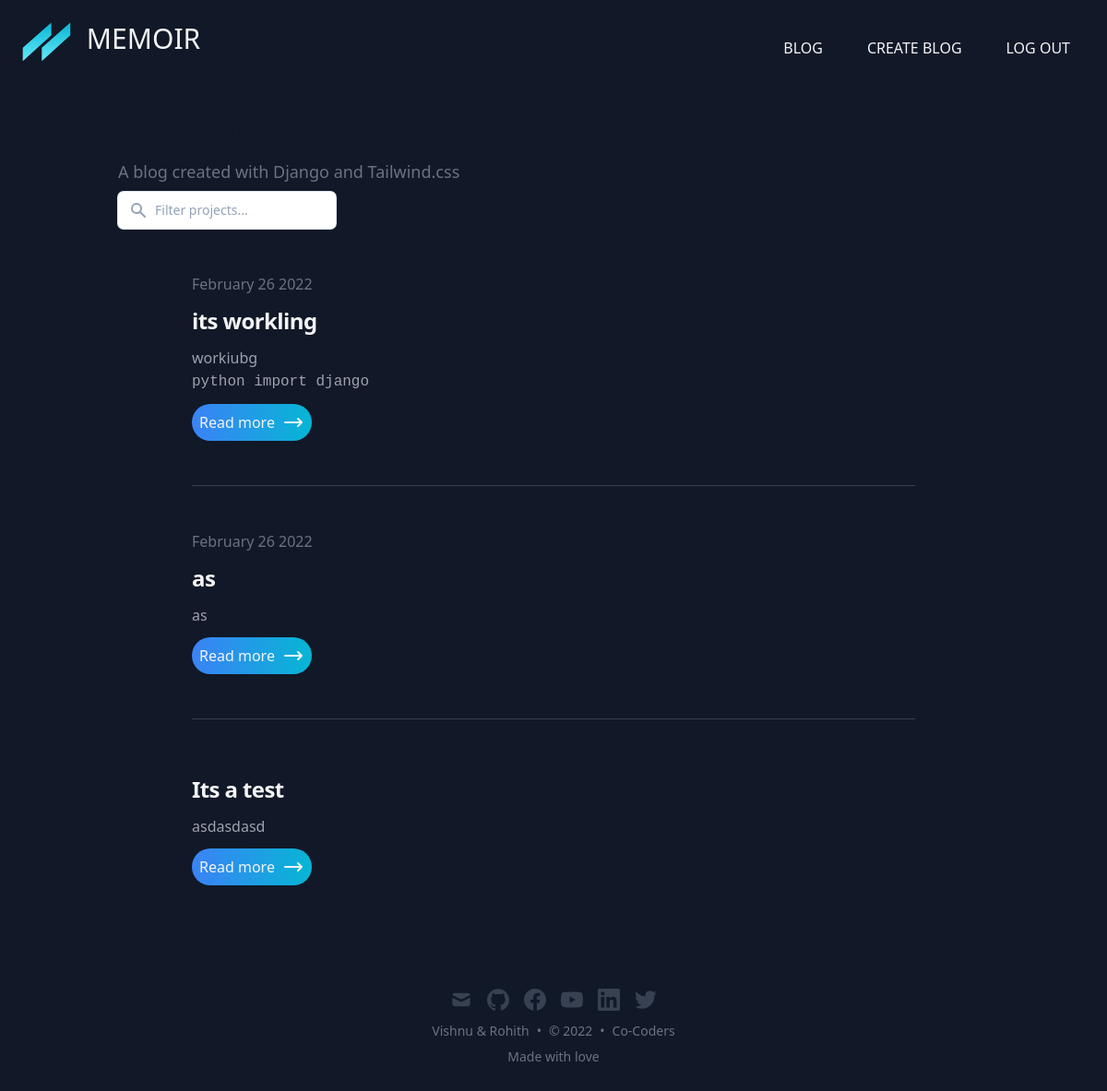
The page /search/ (signed in) on the database as committed earlier.
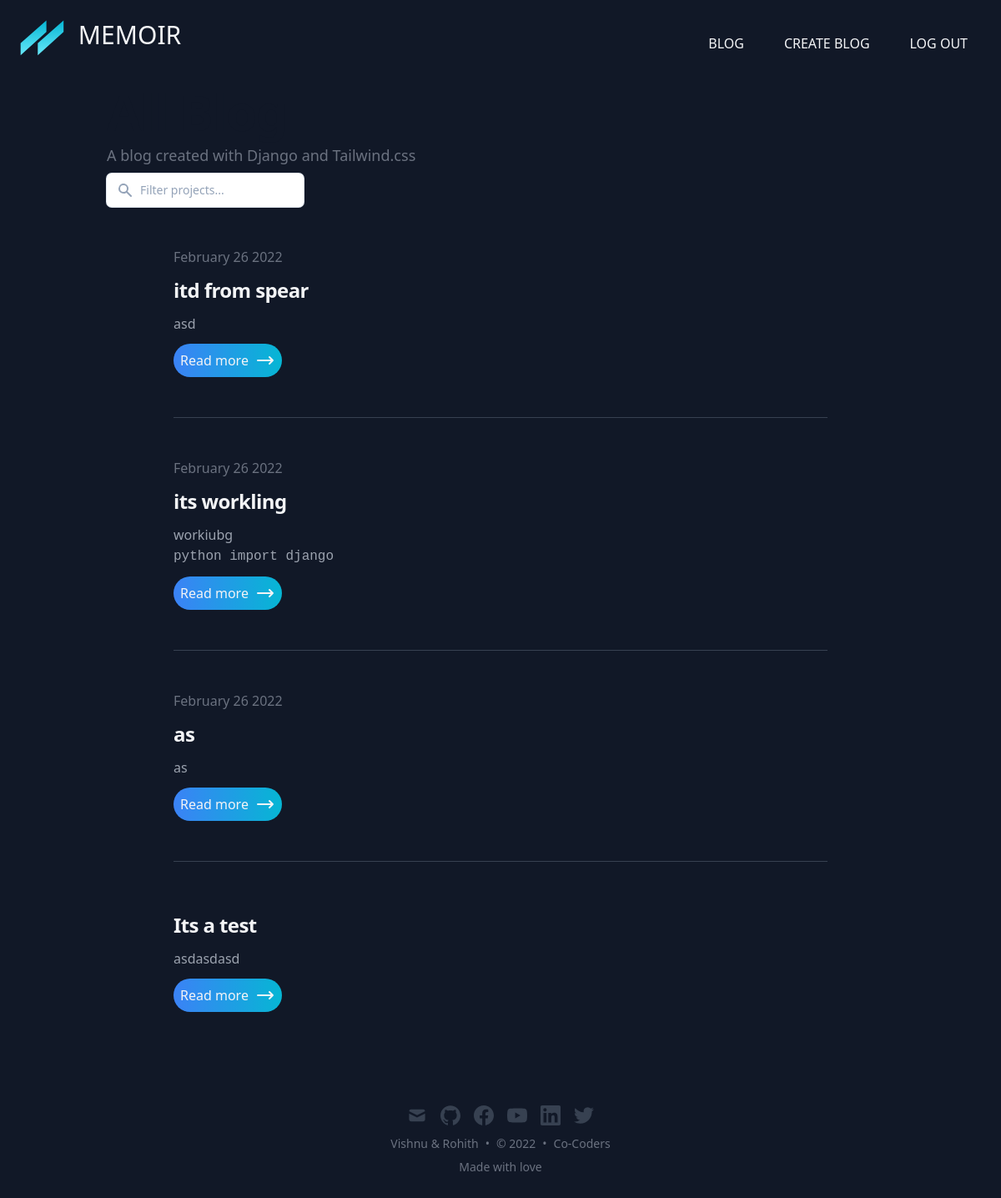
The same page on the database as committed later.
### core/models.py (models this page shows, shortened)
class Notes(models.Model):
    title = models.CharField(max_length=255)
    slug = models.SlugField()
    description = models.TextField()
    date_created = models.DateTimeField(default=timezone.now)
    updated_at = models.DateTimeField(auto_now=True)
    user = models.ForeignKey(User, on_delete=models.CASCADE)
    date = models.CharField(max_length=255, blank=True)
    class Meta:
        ordering = ('-date_created'),

### core/views.py (the view)
# urls.py: path('search/', search, name='search'),
@login_required
def search(request):
    if request.method == 'POST':
        search = request.POST['searched']
        posts = Notes.objects.filter(title__contains=search)
        return render(request, 'blog.html', {'posts':posts})
    else:
        posts = Notes.objects.all()
        return render(request, 'blog.html',{'posts':posts})

### core/templatetags/blog_extras.py (called while the page is built)
@register.filter
def convert_markdown(value):
    return markdown.markdown(value)

### templates/blog.html (shortened to what this page needs)
{% extends 'base.html' %}
{% block content %}
<h1
  class="text-3xl font-bold leading-9 tracking-tight text-gray-900 dark:text-gray-100 sm:text-4xl sm:leading-10 md:text-6xl md:leading-14"
>
</h1>
<p class="text-lg my-2 leading-7 text-gray-500 dark:text-gray-400">
  A blog created with Django and Tailwind.css
</p>
<form class="group relative" method="POST" action="{% url 'core:search' %}">
  <input class="focus:ring-2 focus:ring-blue-500 focus:outline-none appearance-none w-full lg:w-1/4 text-sm leading-6 text-slate-900 placeholder-slate-400 rounded-md py-2 pl-10 ring-1 ring-slate-200 shadow-sm" type="text" aria-label="Filter projects" placeholder="Filter projects..." name="searched">
</form>
{% if posts %}
  {% include 'partials/post.html' %}
{% else %}
  {% include 'partials/404.html' %}
{% endif %}
  {% endblock content %}

### templates/partials/post.html (shortened to what this page needs)
{% load blog_extras %}
<ul class="divide-y divide-gray-700 w-full mx-auto md:px-20">
    {% for post in posts %}
      <li class="py-12">
      <article>
          <dl>
              <dd class="text-base font-medium leading-6 text-gray-500 text-gray-400">
                  <time datetime="2021-08-07T15:32:14.000Z">{{ post.date }}</time>
              </dd>
          </dl>
          <h2 class="text-2xl font-bold leading-8 tracking-tight my-3">
              <a class="text-gray-100" href="#">{{ post.title }}</a>
          </h2>
          <div class="prose max-w-none text-gray-400 my-3">{{ post.description|convert_markdown|safe }}</div>
          <a href="/blog/{{post.slug}}">
            <button class="text-gray-100 bg-gradient-to-r from-blue-500 to-cyan-500  rounded-full p-2 flex">Read more
              <span><svg xmlns="http://www.w3.org/2000/svg" class="h-6 w-6 ml-2" fill="none" viewBox="0 0 24 24" stroke="currentColor">
                  <path stroke-linecap="round" stroke-linejoin="round" stroke-width="2" d="M17 8l4 4m0 0l-4 4m4-4H3" />
                </svg></span>
          </button>
        </a>
      </article>
    </li>
    {% endfor %}
  </ul>

Rows that differ between the two databases and show on the page:
added Notes: date "February 26 2022", title "itd from spear", description|convert_markdown "asd"
